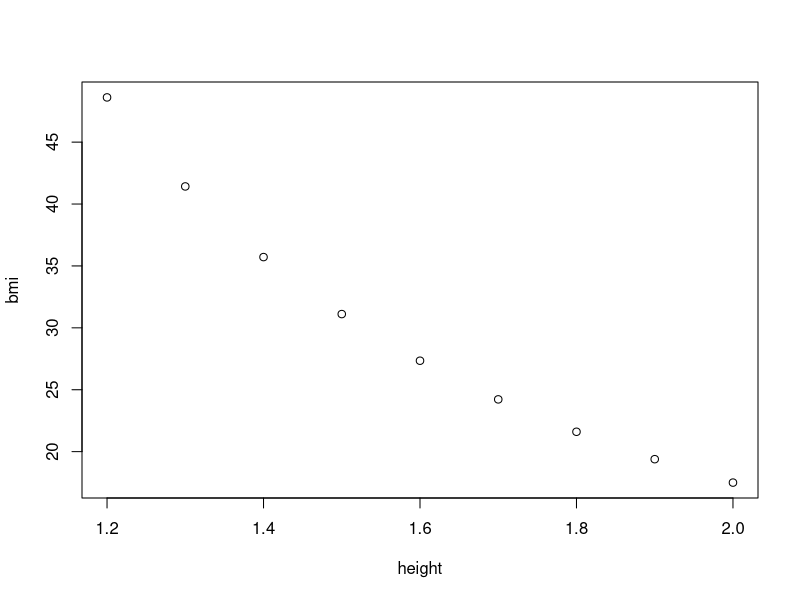
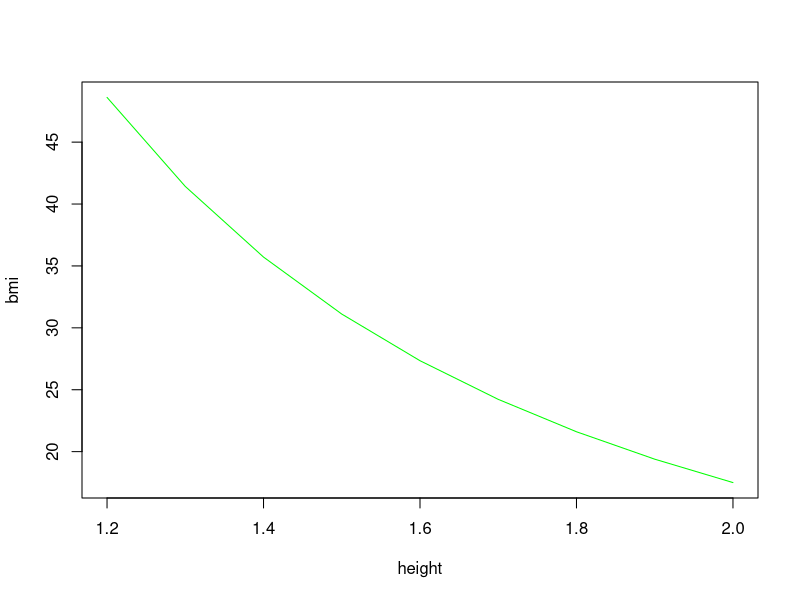

Write R code to recreate these figures, in order.
####RStudio_intro1 20141208
###
###Basic introduction to R in the R Studio environment
###   Prime objective to familiarise with the 4 panels
##
##    Console
##    Files, plots, packages, help 
##    Source editor and data viewer
##    Command history and workspace browser
##
##    Arithmetic operators
##    Logical operators
##
##    Simple functions such as  c and seq and use of :
##
##    introducing vectors - creating, indexing, processing
##
##    Use bmi calculation as example of using vectors
##    Simple plot of resulting bmi vector against height showing colours and plot function of lower R hand panel
################################################################################################################
##
##
##    Console
##
## Try these
2+2
5-3
12*5
100/25
5^3
13%%5     # This finds modulus of 13 divided by 5
13%/%5
## and a few more
log(6.6)
sin(60)
(1+3)*(6-4)/(3+4+12-3)
###########################
##
##
##    Files, Plots, Packages, Help
##
## Set the working directory
## Look at files
## .R denotes R script
## .Rdata denotes a file that contains all of the objects saved from a workspace
###########################
##
##
##    Source editor and data viewer
##
## This script opened in the source editor
## Any script can be run, edited and saved repeatedly until the desired results are obtained
## Note that anything following a hash # in a script is treated by R as a comment
##
## Perform some algebra / assign values / look at logical operators 
## Note use of <- is considered to be best practice for assigning values to variables
a <- 2
b <- 3
c <- 5
d <- a+c
a
b
c
d
a < b
b > c
e <- a+b
c == e
c <=e
c >=e
## Logical operators | (pipe) is OR & is AND  ! signifies NOT
(a+b)== c | (a+b)== d
(a+b)== c & (a+b)== d
c !=d
##
isTRUE((a+b)== c | (a+b)== d)
############################
##
##
##    Workspace browser and command history
##  
## Note the appearance of 'objects' under the environment tab in the fourth panel
## Note the entries under the history tab in the fourth panel
############################
##
##
##
##     Vectors and some useful simple R functions / features
##
## Use of colon to denote a simple range
a <- (2:6)
## Note that a is now a vector.  In excel would be a single dimensional array
a
## Use of seq to create sequences
b <- seq(from=4.5,to=5.1,by=0.2)
b
## Use of c to 'combine'
c <-c(1,7,3,4.1,12)
c
## Can combine all of the above
d <-c(2:6,seq(from=4.5,to=5.1,by=0.2),1,7,3,4.1,12)
d
## Or algebraically more simply as
e <-c(a,b,c)
e
## Note that c works for categorical variables too
animals <- c("cat","dog","hamster","rabbit","horse","pig","cow","goat","sheep")
############################
##
##    Indexing of values in vectors
animals
animals[4]
animals[c(5,1,3)]
animals[2:4]
animals[c(1:3,8)]
###########################
##
##
##     Use of str function to get structural information about these variables / objects
str(a)
str(e)
str(animals)
##########################
##
##
##     Calculate a BMI, set up height as a vector and then plot resulting bmi vector values against height
height <- 1.6
weight <- 70
bmi <- weight/height^2
bmi
##
## Set up height as a vector and repeat this calculation
##
height <- seq(from=1.2,to=2,by=0.1)
bmi <- weight/height^2
plot(height,bmi)
plot(height,bmi, type= "l",col="green")
####################################
##
##
##Cleaning up
## Workspace
rm(a,b,c,d,e,animals,bmi,height,weight)
## Or we could simply use the Clear for both environment and history
##
## Clear plots from bottom R panel
##
## Clear console by using <CTRL> L
##
## Next function call advised by the experts to clear out memory (especially for Windows)
gc()
##
## Finally close this script
